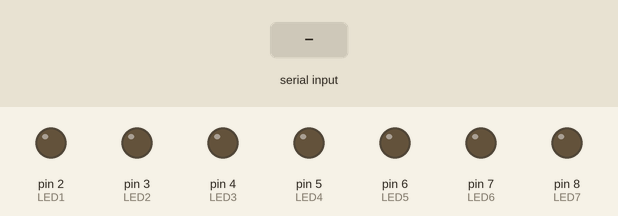
The sketch below on a simulated Arduino Uno, built with avr-gcc and run on an emulated ATmega328P. On the bench: output pins drawn as LEDs (lit = HIGH). The inputs (shaded band) are chosen by the test bench.

Above: at 1.2 s.
1.3 s: "1" received over Serial
At 2.5 s:
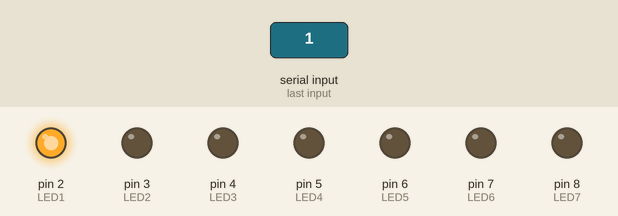
2.8 s: byte 66 ('B') received over Serial
At 3.8 s:
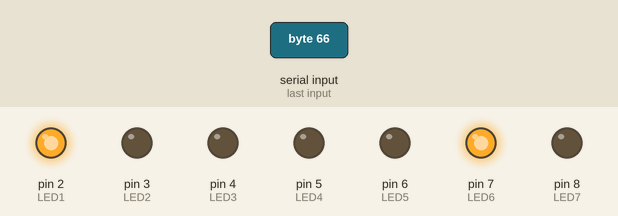
4.3 s: byte 68 ('D') received over Serial
At 5.0 s:
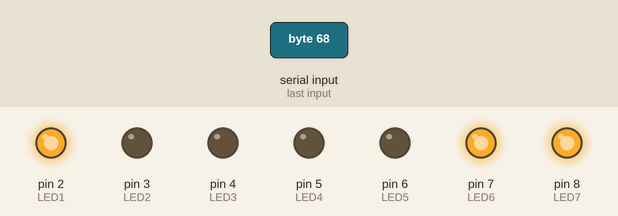
5.8 s: byte 67 ('C') received over Serial
At 6.1 s:
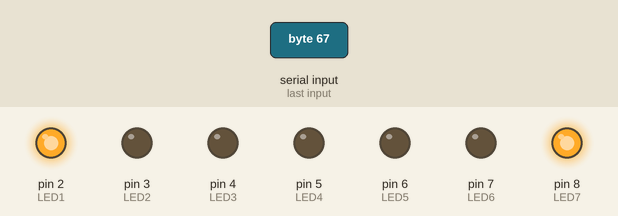
7.3 s: "2" received over Serial
At 8.4 s:
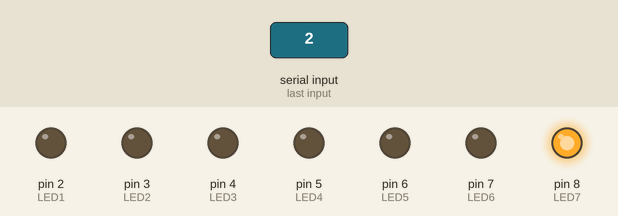
8.8 s: "3" received over Serial
At 9.6 s:
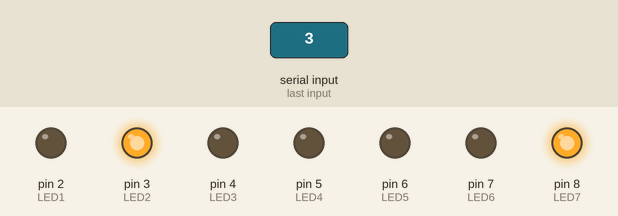
Timing chart, 0 to 11.3 s (numbered marks = the images above; inputs shaded):
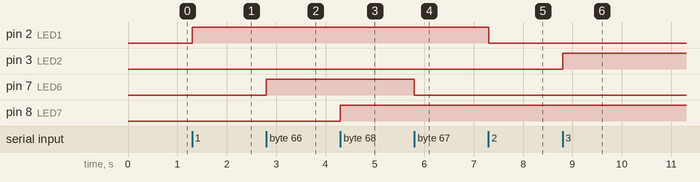

The sketch:

sketch_nov8abulbcontroller.ino
```cpp
#define LED1 2
#define LED2 3
#define LED3 4
#define LED4 5
#define LED5 6
#define LED6 7
#define LED7 8

void setup() {
  pinMode(LED1, OUTPUT);
  pinMode(LED2, OUTPUT);
  pinMode(LED3, OUTPUT);
  pinMode(LED4, OUTPUT);
  pinMode(LED5, OUTPUT);
  pinMode(LED6, OUTPUT);
  pinMode(LED7, OUTPUT);
  Serial.begin(9600);
}

void loop() {
  if (Serial.available()) {
    char cmd = Serial.read();
    switch (cmd) {
      //for button 1
      case '1': digitalWrite(LED1, HIGH); break;
      case '2': digitalWrite(LED1, LOW); break;

      // for button 2
      case '3': digitalWrite(LED2, HIGH); break;
      case '4': digitalWrite(LED2, LOW); break;

      // for button 3
      case '5': digitalWrite(LED3, HIGH); break;
      case '6': digitalWrite(LED3, LOW); break;

      // for button 4
      case '7': digitalWrite(LED4, HIGH); break;
      case '8': digitalWrite(LED4, LOW); break;

      // for button 5
      case '9': digitalWrite(LED5, HIGH); break;
      case 'A': digitalWrite(LED5, LOW); break;

      // for button 6
      case 'B': digitalWrite(LED6, HIGH); break;
      case 'C': digitalWrite(LED6, LOW); break;

      // for button 7
      case 'D': digitalWrite(LED7, HIGH); break;
      case 'E': digitalWrite(LED7, LOW); break;
    }
  }
}           
```

Measured:
- after the input at 1.3 s, pin 2 (LED1): LOW → HIGH at once
- after the input at 2.8 s, pin 7 (LED6): LOW → HIGH at once
- after the input at 4.3 s, pin 8 (LED7): LOW → HIGH at once
- after the input at 5.8 s, pin 7 (LED6): HIGH → LOW at once
- after the input at 7.3 s, pin 2 (LED1): HIGH → LOW at once
- after the input at 8.8 s, pin 3 (LED2): LOW → HIGH at once
